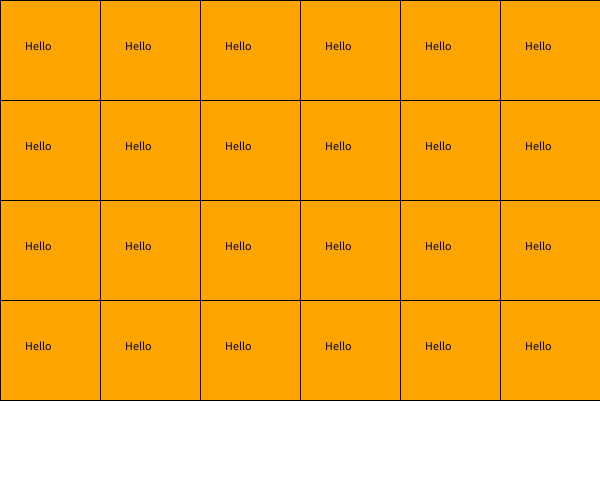
Frame 1 (no input)
Frame 60 (the mouse pressed at the canvas centre just before this capture): identical to frame 1, image omitted
Frame 120 (the mouse held since frame 60 and released just before this capture): identical to frame 1, image omitted

The Processing sketch that drew this single still picture (run headless with seeded random() and noise(); from frame 60 on, the mouse is pressed at the canvas centre):

// Processing sketch: week11_1_random_seat
// ── week11_1_random_seat.pde
void setup(){
  size(600,500);
}
void draw(){
  background(255);
  for(int i=0;i<4;i++){
    for(int j=0;j<6;j++){
      fill(255,165,0);rect(j*100,i*100,100,100);
      fill(0);text("Hello",j*100+25,i*100+50);
    }
  }
}
